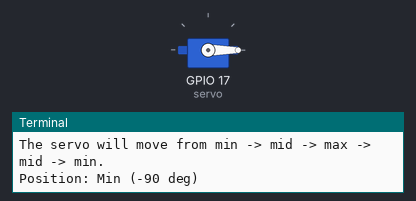
The program below on a simulated Raspberry Pi (BCM pin numbers). Shown: servo, the last lines printed to the terminal. Servo angles are drawn from the pulse width (0.5 ms = 0°, 2.5 ms = 180°).

Above: at 0.05 s.
At 4.05 s:
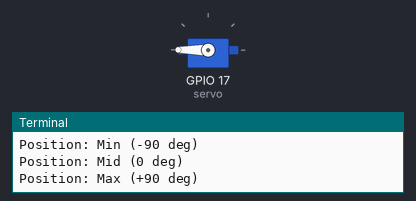
At 8.0 s:
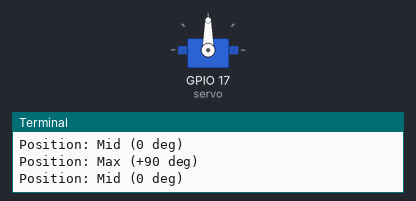
Timing chart, 0 to 10.4 s (numbered marks = the images above):
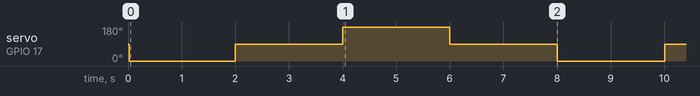

Measured:
- by itself, servo on GPIO 17 (servo): repeats every 8.0 s: 90° 2.0 s, 180° 2.0 s, 90° 2.0 s, 0° 2.0 s

The program:

servo_test.py
```python
# servo_test.py
# English comments are provided for clarity.

from gpiozero import Servo
from time import sleep

# --- Settings ---
# Corresponds to physical pin 11 on the Raspberry Pi header
SERVO_PIN = 17
# ----------------

# Initialize the Servo object with explicit pulse width values.
# This ensures the servo can move through its full -90 to +90 degree range.
servo = Servo(SERVO_PIN, min_pulse_width=0.5/1000, max_pulse_width=2.5/1000)

def sweep_test():
    """
    Sweeps the servo motor from its minimum, to middle, to maximum position,
    and then back, to test its full range of motion.
    """
    print("Starting servo sweep test.")
    print("The servo will move from min -> mid -> max -> mid -> min.")

    try:
        while True:
            # Move to minimum position (-90 degrees)
            print("Position: Min (-90 deg)")
            servo.min()
            sleep(2)

            # Move to middle position (0 degrees)
            print("Position: Mid (0 deg)")
            servo.mid()
            sleep(2)

            # Move to maximum position (+90 degrees)
            print("Position: Max (+90 deg)")
            servo.max()
            sleep(2)

            # Move back to middle position (0 degrees)
            print("Position: Mid (0 deg)")
            servo.mid()
            sleep(2)

    except KeyboardInterrupt:
        # Allows the user to stop the test with Ctrl+C
        print("\nTest stopped by user.")
    finally:
        # Cleanly release GPIO resources
        servo.close()
        print("Servo resources released.")

if __name__ == '__main__':
    sweep_test()
```
